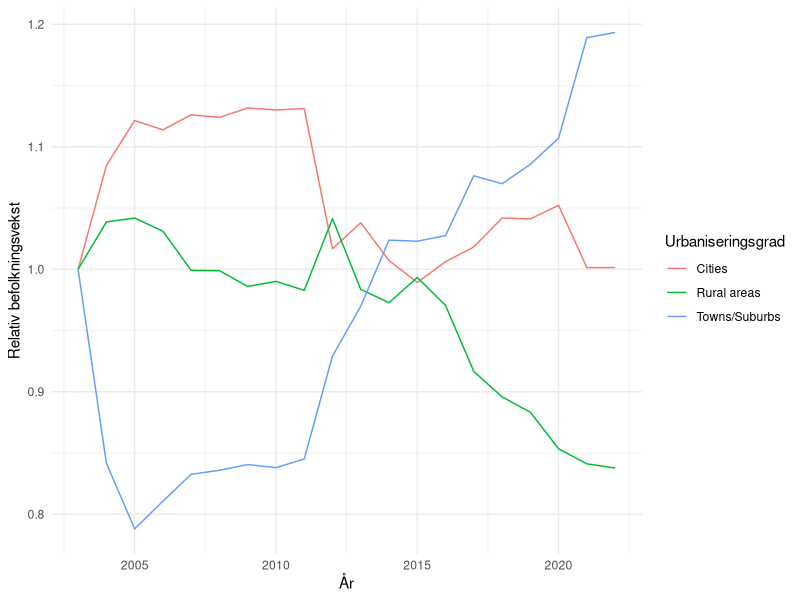
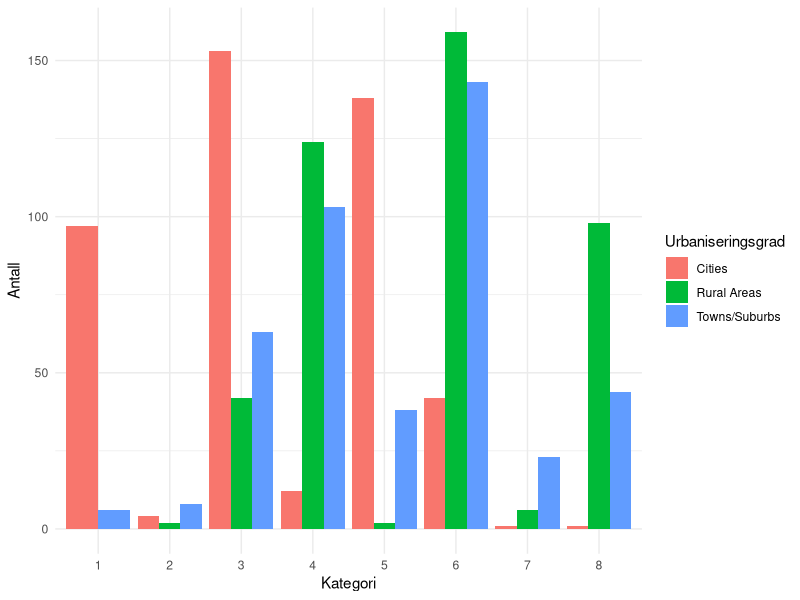
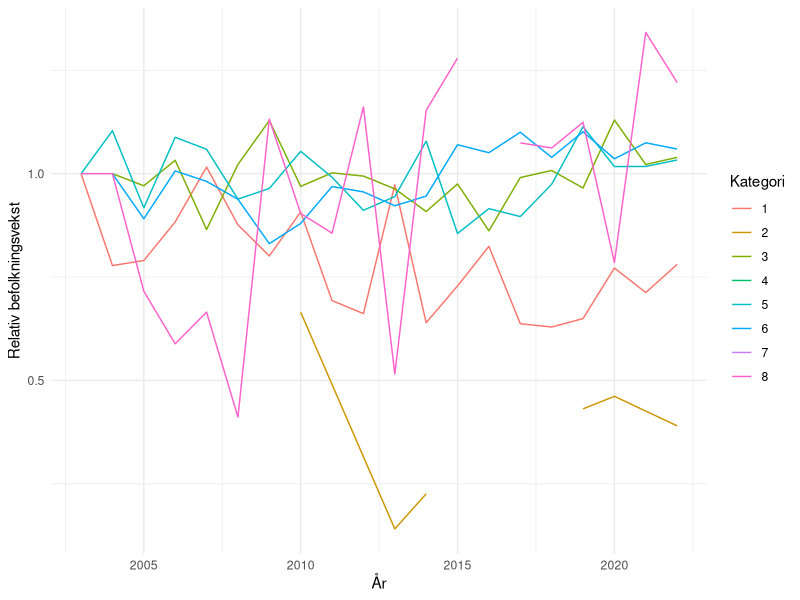
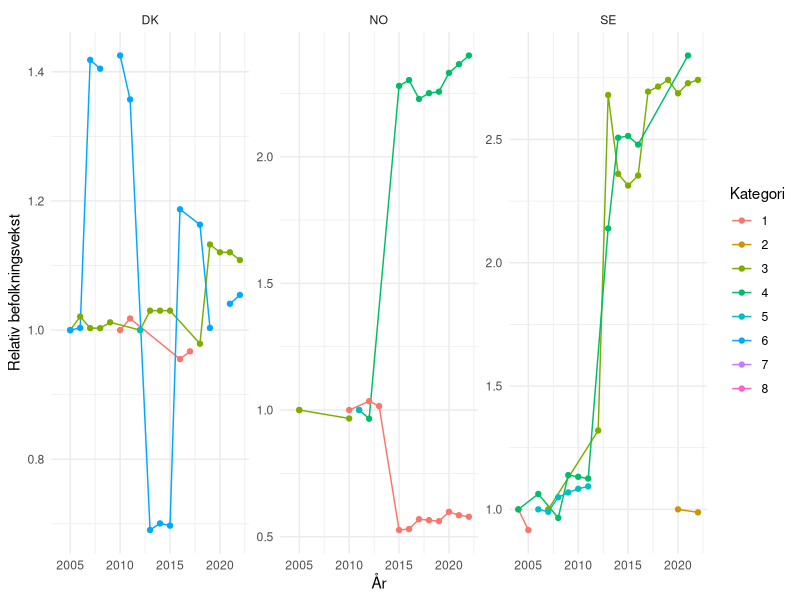
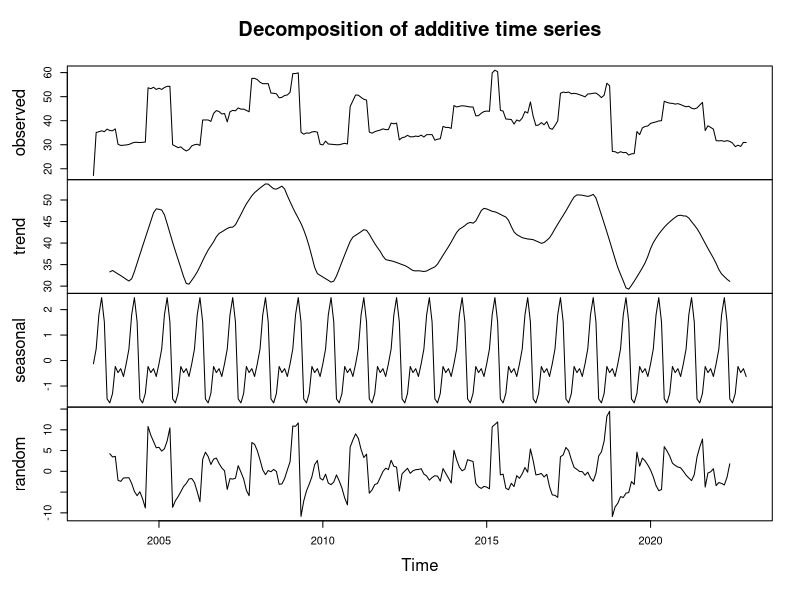
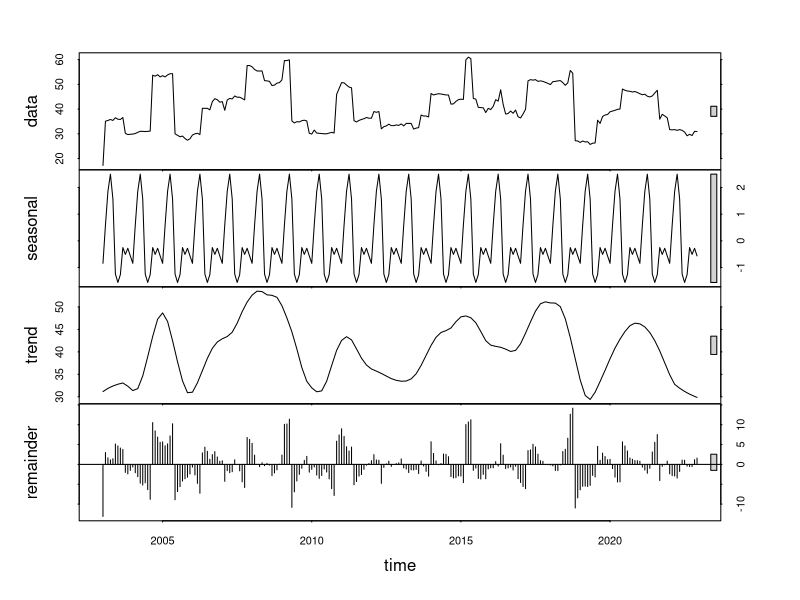
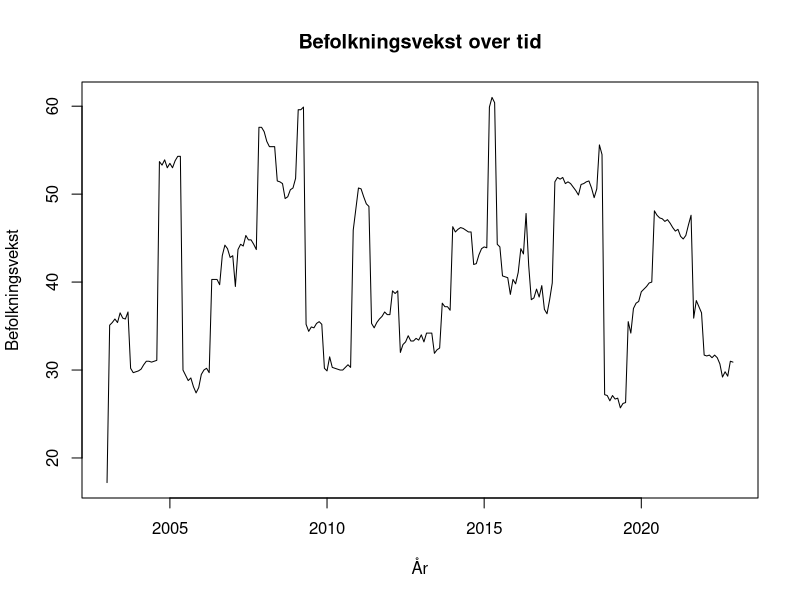
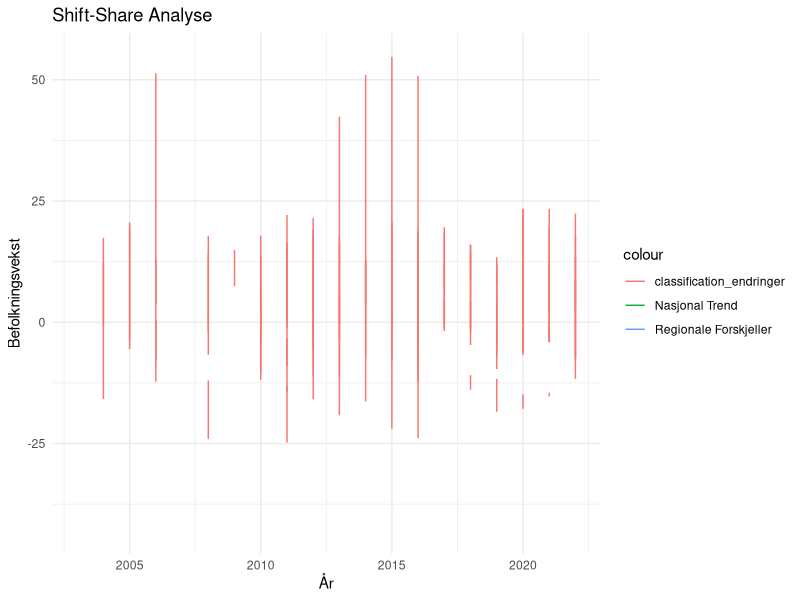

Write the R code that produced these figures, in order.
## ---- chunk 1
#| label: setup 
#| echo: false
#| output: false
#| message: false
library(tidyverse)
library(readxl)
library(dplyr)
library(ggplot2)
library(flextable)
## ---- chunk 2
#| echo: false
#| message: false
data <- read_csv("ilc_lvho01__custom_9371289_linear.csv") 
## ---- chunk 3
#| echo: false
data <- data |>
  select(geo, deg_urb, TIME_PERIOD, OBS_VALUE) |>
  filter(!(geo %in% c("LV", "MK", "HR", "RO", "RS", "CH", "AL", "IS"))) |>
  mutate(deg_urb = case_when(
    deg_urb == "DEG1" ~ "Cities",
    deg_urb == "DEG2" ~ "Towns/Suburbs",
    deg_urb == "DEG3" ~ "Rural areas"
  ))
## ---- chunk 4
#| echo: false
#| message: false
#| label: fig-gjsnitt-befolkning
#| fig-cap: "Relativ befolkningsvekst i perioden 2003-2022 fordelt på urbaniseringsgradene; cities, towns/suburbs, rural areas."

data %>%
  group_by(deg_urb, TIME_PERIOD) %>%
  summarise(mean_value = mean(OBS_VALUE)) %>%
  mutate(demeaned_value = mean_value/first(mean_value)) %>%
  ggplot(aes(x = TIME_PERIOD, y = demeaned_value, color = deg_urb)) +
  geom_line() +
  labs(x = "År",
       y = "Relativ befolkningsvekst",
       color = "Urbaniseringsgrad") +
  theme_minimal()

## ---- chunk 5
#| echo: false
subset_deg1 <- data |> 
  filter(deg_urb == "Cities")

subset_deg2 <- data |> 
  filter(deg_urb == "Towns/Suburbs")

subset_deg3 <- data |> 
  filter(deg_urb == "Rural areas")
## ---- chunk 6
#| echo: false
summary_deg1 <- subset_deg1 %>%
  summarise(
    min = sprintf("%.2f", min(OBS_VALUE)),
    median = sprintf("%.2f", median(OBS_VALUE)),
    mean = sprintf("%.2f", mean(OBS_VALUE)),
    max = sprintf("%.2f", max(OBS_VALUE)),
    variance = sprintf("%.2f", var(OBS_VALUE)),
    std.dev = sprintf("%.2f", sd(OBS_VALUE))
  ) 

summary_deg2 <- subset_deg2 %>%
  summarise(
    min = sprintf("%.2f", min(OBS_VALUE)),
    median = sprintf("%.2f", median(OBS_VALUE)),
    mean = sprintf("%.2f", mean(OBS_VALUE)),
    max = sprintf("%.2f", max(OBS_VALUE)),
    variance = sprintf("%.2f", var(OBS_VALUE)),
    std.dev = sprintf("%.2f", sd(OBS_VALUE))
  )

summary_deg3 <- subset_deg3 %>%
  summarise(
    min = sprintf("%.2f", min(OBS_VALUE)),
    median = sprintf("%.2f", median(OBS_VALUE)),
    mean = sprintf("%.2f", mean(OBS_VALUE)),
    max = sprintf("%.2f", max(OBS_VALUE)),
    variance = sprintf("%.2f", var(OBS_VALUE)),
    std.dev = sprintf("%.2f", sd(OBS_VALUE))
  )
## ---- chunk 7
#| echo: false
#| label: tbl-summary-degurb
#| tbl-cap: "Deskriptiv statistikk for befolkningsutviklingen i de tre urbaniseringsgradene: cities, towns/suburbs, rural areas."
summary_degurb <- bind_rows(
  mutate(summary_deg1, region = "Cities"),
  mutate(summary_deg2, region = "Towns/Suburbs"),
  mutate(summary_deg3, region = "Rural Areas")
) %>%
  select(region, everything()
) %>%
  flextable() |>
  width(1, width = 1.5) |> 
  width(2, width = 0.8)

summary_degurb
## ---- chunk 8
#| echo: false
#| message: false
data1 <- read_csv("arbeidskraft.csv") |> 
  select(arbeidsvekst = OBS_VALUE, geo, age, deg_urb, TIME_PERIOD)

data2 <- read_csv("arbeidsledighet1.csv") |> 
  select(arbeidsledig = OBS_VALUE, geo,age, deg_urb, TIME_PERIOD)

data3 <- read_csv("huspris.csv") |> 
  select(huspris = OBS_VALUE, geo, deg_urb, TIME_PERIOD)
## ---- chunk 9
#| echo: false
arbeidsvekst <- data1 |>
  filter(age == "Y15-64") |>
  filter(!(geo %in% c("LV", "MK", "HR", "RO", "RS", "CH", "AL", "IS"))) |>
  mutate(deg_urb = case_when(
    deg_urb == "DEG1" ~ "Cities",
    deg_urb == "DEG2" ~ "Towns/Suburbs",
    deg_urb == "DEG3" ~ "Rural Areas",
    TRUE ~ as.character(deg_urb)
  ))
## ---- chunk 10
#| echo: false
arbeidsledig <- data2 |> 
  filter(age == "Y15-64") |>
  filter(!(geo %in% c("LV", "MK", "HR", "RO", "RS", "CH", "AL", "IS"))) |>
  mutate(deg_urb = case_when(
    deg_urb == "DEG1" ~ "Cities",
    deg_urb == "DEG2" ~ "Towns/Suburbs",
    deg_urb == "DEG3" ~ "Rural Areas",
    TRUE ~ as.character(deg_urb) 
  ))
## ---- chunk 11
#| echo: false
huspris <- data3 |> 
  filter(!(geo %in% c("LV", "MK", "HR", "RO", "RS", "CH", "AL", "IS"))) |>
  mutate(deg_urb = case_when(
    deg_urb == "DEG1" ~ "Cities",
    deg_urb == "DEG2" ~ "Towns/Suburbs",
    deg_urb == "DEG3" ~ "Rural Areas",
    TRUE ~ as.character(deg_urb)  # Beholder andre verdier uendret
  ))
## ---- chunk 12
#| echo: false
join <- arbeidsvekst |> 
  left_join(arbeidsledig, join_by(geo, TIME_PERIOD, deg_urb))

join1 <- join |> 
  left_join(huspris, join_by(geo, TIME_PERIOD, deg_urb))

maindata <- join1 |> 
  left_join(data, join_by(geo, TIME_PERIOD, deg_urb)) |>
  select(geo, deg_urb, TIME_PERIOD, OBS_VALUE, arbeidsledig, arbeidsvekst, huspris)
## ---- chunk 13
#| echo: false
maindata <- maindata %>%
  group_by(geo, TIME_PERIOD) %>%
  mutate(arb.ledig.geo.mean = mean(arbeidsledig, na.rm = TRUE), huspris.geo.mean = mean(huspris, na.rm = TRUE), arb.vekst.geo.mean = mean(arbeidsvekst, na.rm = TRUE))
## ---- chunk 14
#| echo: false
maindata <- maindata %>%
  mutate(classification = case_when(
    arbeidsledig > arb.ledig.geo.mean & arbeidsvekst > arb.vekst.geo.mean & huspris > huspris.geo.mean ~ "1.høy arbeisledighet, høy arbeidsvekst, høy huspris",
    arbeidsledig > arb.ledig.geo.mean & arbeidsvekst > arb.vekst.geo.mean & huspris <= huspris.geo.mean ~ "2.høy arbeisledighet, høy arbeidsvekst, lav huspris",
    arbeidsledig > arb.ledig.geo.mean & arbeidsvekst <= arb.vekst.geo.mean & huspris > huspris.geo.mean ~ "3.høy arbeisledighet, lav arbeidsvekst, høy huspris",
    arbeidsledig > arb.ledig.geo.mean & arbeidsvekst <= arb.vekst.geo.mean & huspris <= huspris.geo.mean ~ "4.høy arbeisledighet, lav arbeidsvekst, lav huspris",
    arbeidsledig <= arb.ledig.geo.mean & arbeidsvekst > arb.vekst.geo.mean & huspris > huspris.geo.mean ~ "5.lav arbeisledighet, høy arbeidsvekst, høy huspris",
    arbeidsledig <= arb.ledig.geo.mean & arbeidsvekst > arb.vekst.geo.mean & huspris <= huspris.geo.mean ~ "6.lav arbeisledighet, høy arbeidsvekst, lav huspris",
    arbeidsledig <= arb.ledig.geo.mean & arbeidsvekst <= arb.vekst.geo.mean & huspris > huspris.geo.mean ~ "7.lav arbeisledighet, lav arbeidsvekst, høy huspris",
    arbeidsledig <= arb.ledig.geo.mean & arbeidsvekst <= arb.vekst.geo.mean & huspris <= huspris.geo.mean ~ "8. lav arbeisledighet, lav arbeidsvekst, lav huspris")
  )  %>%
  filter(!is.na(classification))
## ---- chunk 15
#| echo: false
maindata <- maindata %>%
  mutate(classification_nr = case_when(
    arbeidsledig > arb.ledig.geo.mean & arbeidsvekst > arb.vekst.geo.mean & huspris > huspris.geo.mean ~ "1",
    arbeidsledig > arb.ledig.geo.mean & arbeidsvekst > arb.vekst.geo.mean & huspris <= huspris.geo.mean ~ "2",
    arbeidsledig > arb.ledig.geo.mean & arbeidsvekst <= arb.vekst.geo.mean & huspris > huspris.geo.mean ~ "3",
    arbeidsledig > arb.ledig.geo.mean & arbeidsvekst <= arb.vekst.geo.mean & huspris <= huspris.geo.mean ~ "4",
    arbeidsledig <= arb.ledig.geo.mean & arbeidsvekst > arb.vekst.geo.mean & huspris > huspris.geo.mean ~ "5",
    arbeidsledig <= arb.ledig.geo.mean & arbeidsvekst > arb.vekst.geo.mean & huspris <= huspris.geo.mean ~ "6",
    arbeidsledig <= arb.ledig.geo.mean & arbeidsvekst <= arb.vekst.geo.mean & huspris > huspris.geo.mean ~ "7",
    arbeidsledig <= arb.ledig.geo.mean & arbeidsvekst <= arb.vekst.geo.mean & huspris <= huspris.geo.mean ~ "8")
  )  %>%
  filter(!is.na(classification)) 
## ---- chunk 16
#| echo: false
maindata <- maindata %>%
  select(geo, deg_urb, TIME_PERIOD, OBS_VALUE, arbeidsledig, arbeidsvekst, huspris, arb.ledig.geo.mean, arb.vekst.geo.mean, huspris.geo.mean, classification_nr, classification)
## ---- chunk 17
#| echo: false
#| message: false
#| label: fig-stolpediagram
#| fig-cap: "Urbaniseringsgradene cities, towns/suburbs og rural areas fordelt på kategoriene i klassifiseringsmetodikken av Andresson, Håkonsen og Thorsen (2023)."
stolpediagram <- ggplot(maindata, aes(x = as.factor(classification_nr), fill = deg_urb)) +
  geom_bar(position = "dodge", stat = "count") +
  labs(x = "Kategori",
       y = "Antall",
       fill = "Urbaniseringsgrad") +
  theme_minimal()

# Vis stolpediagrammet
print(stolpediagram)
## ---- chunk 18
#| echo: false
#| message: false
#| warning: false
#| label: fig-linjediagram
#| fig-cap: "Relativ befolkningsvekst i kategoriene i klassifiseringsmetodikken til Andresson, Håkonsen og Thorsen (2023) i perioden 2003 til 2022"
maindata %>%
  group_by(classification_nr, TIME_PERIOD) %>%
  summarise(mean_value = mean(OBS_VALUE, na.rm = TRUE)) %>%
    mutate(demeaned_value = mean_value/first(mean_value)) %>%
  ggplot(aes(x = TIME_PERIOD, y = demeaned_value, color = classification_nr)) +
  geom_line() +
  labs(x = "År",
       y = "Relativ befolkningsvekst",
       color = "Kategori") +
  theme_minimal()
## ---- chunk 19
#| echo: false
#| message: false
#| warning: false
#| label: fig-skandinavia
#| fig-cap: "Relativ befolkningsvekst i kategoriene i klassifiseringsmetodikken til Andresson, Håkonsen og Thorsen (2023) i perioden 2003 til 2022 for Danmark, Norge og Sverige"

maindata %>%
  filter(geo %in% c("DK", "NO", "SE")) %>%
  group_by(geo, classification_nr, TIME_PERIOD) %>%
  summarise(mean_value = mean(OBS_VALUE, na.rm = TRUE)) %>%
  mutate(demeaned_value = mean_value / first(mean_value)) %>%
  ggplot(aes(x = TIME_PERIOD, y = demeaned_value, color = classification_nr)) +
  geom_line() +
  geom_point() +
  labs(x = "År",
       y = "Relativ befolkningsvekst",
       color = "Kategori") +
  theme_minimal() +
  facet_wrap(~geo, scales = "free_y")


## ---- chunk 20
# Bruk tidsseriefunksjoner i R, for eksempel ts() for å konvertere dataene til en tidsserieobjekt.
tidsserie_data <- ts(data$OBS_VALUE, start = c(2003, 1), end = c(2022, 12), frequency = 12)

## ---- chunk 21
# Utfør en enkel trendanalyse for å identifisere eventuelle langsiktige mønstre i befolkningsveksten.
trend <- decompose(tidsserie_data)
plot(trend)
## ---- chunk 22
# Hvis det er sesongvariasjoner i dataene, kan du bruke sesongjusteringsmetoder som seasonal fra forecast-pakken.
sesongjustert <- stl(tidsserie_data, s.window = "periodic")
plot(sesongjustert)

## ---- chunk 23
# Opprett et enkelt tidsserieplot for å visualisere konjunkturutviklingen over tid.
plot(tidsserie_data, type = "l", main = "Befolkningsvekst over tid", xlab = "År", ylab = "Befolkningsvekst")

## ---- chunk 24
nasjonal_trend <- maindata %>%
  group_by(TIME_PERIOD) %>%
  summarise(nasjonal_vekst = mean(OBS_VALUE))

## ---- chunk 25
data_med_nasjonal_trend <- maindata %>%
  left_join(nasjonal_trend, by = "TIME_PERIOD") %>%
  mutate(regionale_forskjeller = OBS_VALUE - nasjonal_vekst)

## ---- chunk 26
# Eksempel på sektorvariabel: classification_nr
classification_trend <- maindata %>%
  group_by(TIME_PERIOD, classification_nr) %>%
  summarise(classification_vekst = mean(OBS_VALUE))

data_med_classification_trend <- data_med_nasjonal_trend %>%
  left_join(classification_trend, by = c("TIME_PERIOD", "classification_nr")) %>%
  mutate(classification_endringer = OBS_VALUE - classification_vekst)

## ---- chunk 27
# Eksempel på visualisering (du kan tilpasse dette basert på dine behov)
ggplot(data_med_classification_trend, aes(x = TIME_PERIOD)) +
  geom_line(aes(y = nasjonal_vekst, color = "Nasjonal Trend")) +
  geom_line(aes(y = regionale_forskjeller, color = "Regionale Forskjeller")) +
  geom_line(aes(y = classification_endringer, color = "classification_endringer")) +
  labs(title = "Shift-Share Analyse",
       x = "År",
       y = "Befolkningsvekst") +
  theme_minimal()
